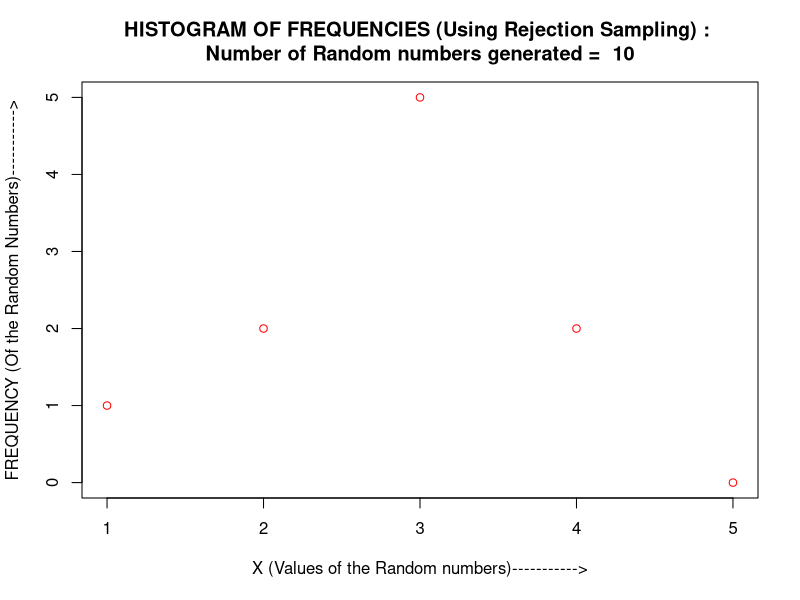

R code for this plot:
generateDIS<-function(num){

a<-40692
m<-2147483399
x0<-11
countnum<-0
countfreq<-numeric(5)
arraysummary<-array()

y<-(a*x0)%%m
u<-y/m
p<-c(0.05, 0.25, 0.45, 0.15, 0.10)

	while(countnum < num){
	
		prob<-0
		index<-1
		while(index<=5){
		
			prob<-prob+p[index]
			if(u<prob)
				break
				
			index<-index+1
		}
		
		#print(index)
		countnum<-countnum+1
		countfreq[index]<-countfreq[index]+1
		arraysummary[countnum]<-index
		y<-(a*y)%%m
		u<-y/m
	}
	print(summary(arraysummary))	
	print(countfreq)
	plot(countfreq, xlab = "X (Values of the Random numbers)----------->", ylab = "FREQUENCY (Of the Random Numbers)----------->", col = rgb(1,0,0,1), main = paste("HISTOGRAM OF FREQUENCIES (Using Rejection Sampling) : \nNumber of Random numbers generated = ", num))
	dev.copy(jpeg, "Q3a.jpeg")
	dev.off()
}

generateDIS(10)
		
		
